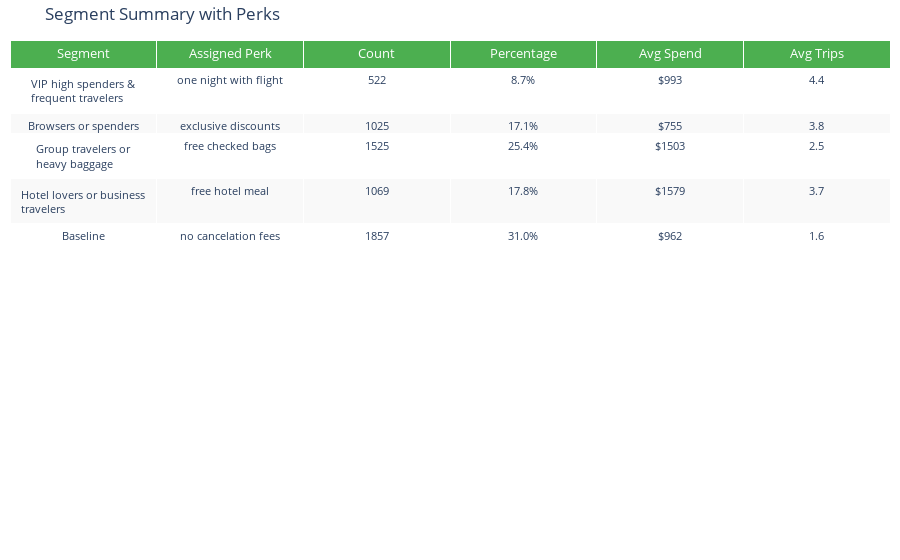

Source (notebook cell):
### Code cell
plot_segment_summary(df=df_users, group_names=group_names)

### Figure 1 — Plotly figure (JSON) as saved in the notebook; plotly's stock layout.template omitted (floating-point values rounded to 4 significant figures)
{"data": [{"cells": {"align": "center", "fill": {"color": [["#ffffff", "#f9f9f9", "#ffffff", "#f9f9f9", "#ffffff"]]}, "font": {"size": 11}, "values": [["VIP high spenders & frequent travelers", "Browsers or spenders", "Group travelers or heavy baggage", "Hotel lovers or business travelers", "Baseline"], ["one night with flight", "exclusive discounts", "free checked bags", "free hotel meal", "no cancelation fees"], [522, 1025, 1525, 1069, 1857], ["8.7%", "17.1%", "25.4%", "17.8%", "31.0%"], ["$993", "$755", "$1503", "$1579", "$962"], ["4.4", "3.8", "2.5", "3.7", "1.6"]]}, "header": {"align": "center", "fill": {"color": "#4CAF50"}, "font": {"color": "white", "size": 13}, "values": ["Segment", "Assigned Perk", "Count", "Percentage", "Avg Spend", "Avg Trips"]}, "type": "table"}], "layout": {"margin": {"b": 10, "l": 10, "r": 10, "t": 40}, "title": {"text": "Segment Summary with Perks"}}}
